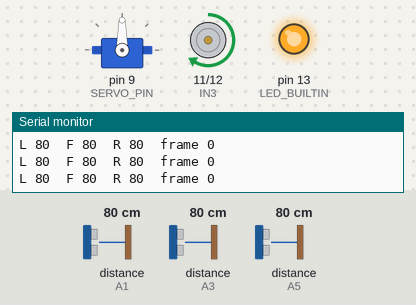
The sketch below on a simulated Arduino Uno, built with avr-gcc and run on an emulated ATmega328P. On the bench: servo, motor-driver pin pairs drawn as motors (green arrow = first pin HIGH = forward, orange = second pin HIGH = backward, longer = more drive, scaled by the enable pin), output pins drawn as LEDs (lit = HIGH), the last lines printed to the serial monitor. Wiring (inferred from the names in the program): 3 × ultrasonic range finder: trigger A0, echo A1 / trigger A2, echo A3 / trigger A4, echo A5. The inputs (shaded band) are chosen by the test bench; at power-on: distance to the obstacle (sensors on A3, A1, A5) 80 cm. The echo pulse lasts 58.3 µs per cm.

Above: at 4.2 s.
4.3 s: distance to the obstacle (sensor on A3) set to 4 cm
At 6.1 s:
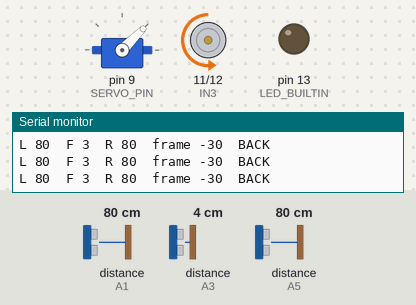
6.4 s: distance to the obstacle (sensor on A1) set to 4 cm
7.9 s: distance to the obstacle (sensor on A1) set to 2 cm
At 10.6 s:
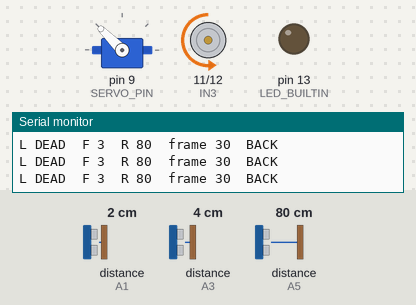
10.9 s: distance to the obstacle (sensor on A5) set to 4 cm
12.5 s: distance to the obstacle (sensor on A5) set to 2 cm
At 13.93 s:
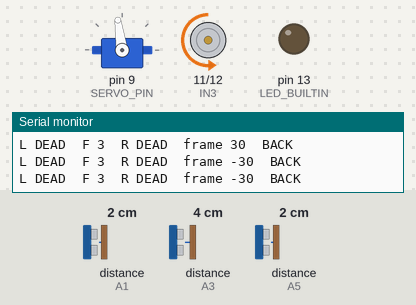
15.5 s: distance to the obstacle (sensor on A3) set to 35 cm
At 18.9 s:
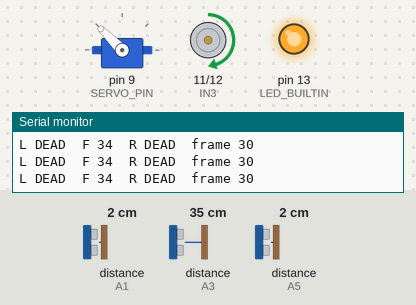
Timing chart, 0 to 19.5 s (numbered marks = the images above; inputs shaded):
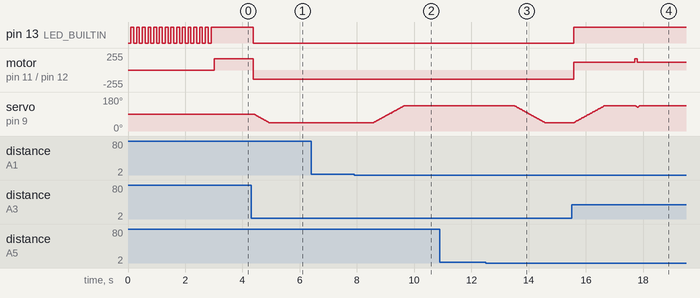

Measured:
- the behaviour switches between 3 and 2 cm on distance to the obstacle (sensor on A1) (found by bisection; images 1 and 2)
- the behaviour switches between 3 and 2 cm on distance to the obstacle (sensor on A5) (found by bisection; images 2 and 3)
- after the input at 4.3 s, pin 13 (LED_BUILTIN): HIGH → LOW after 0.08 s; motor on pin 11 (IN3) / pin 12 (IN4): forward 170/255 → backward 140/255 after 0.08 s; servo on pin 9 (SERVO_PIN): moves from 90° to 45° over 0.52 s, starting after 0.10 s
- after the input at 7.9 s, servo on pin 9 (SERVO_PIN): moves from 45° to 135° over 1.1 s, starting after 0.68 s
- after the input at 12.5 s, servo on pin 9 (SERVO_PIN): moves from 135° to 45° over 1.1 s, starting after 0.99 s
- after the input at 15.5 s, pin 13 (LED_BUILTIN): LOW → HIGH after 0.08 s; motor on pin 11 (IN3) / pin 12 (IN4): backward 140/255 → forward 120/255 after 0.08 s, → forward 170/255 2.1 s later, → forward 120/255 0.09 s later

The sketch:

t150_full.ino
```cpp
// sosny — Т-150, повна логіка. 1 мотор (L298N OUT3/OUT4), серво рами D9, 3 x HC-SR04.
// Лівий A0/A1, передній A2/A3, правий A4/A5. Без кнопки: старт через 3 с.
//
// * Датчик не працює (нема відлуння / сміття 5 разів поспіль) -> вважається "мертвим" і
//   ігнорується: робот поводиться так, ніби там вільно, тобто просто їде вперед.
//   Ожив (3 нормальні виміри поспіль) -> знову враховується.
//   Плата не падає навіть при кривій проводці: TRIG виходом тільки на 12 мкс.
// * Серво їде до цілі плавно, по 1° (SERVO_STEP_MS).
// * Вільно -> їде прямо; стіна збоку ближче SIDE_CM -> трохи ламає раму від неї.
// * Спереду ближче SLOW_CM -> повільно, рама в бік, де більше місця.
// * Спереду ближче STOP_CM -> назад BACK_MS з рамою в інший бік, потім знову вперед.
// Світлодіод L: блимає = старт через 3 с, горить = їде вперед, не горить = назад/стоп.
#include <Servo.h>

// ---- піни ----
const int ENB = 6, IN3 = 11, IN4 = 12;
const int SERVO_PIN = 9;
const int TRIG[3] = {A0, A2, A4};   // лівий, передній, правий
const int ECHO[3] = {A1, A3, A5};
enum { LEFT = 0, FRONT = 1, RIGHT = 2 };

// ---- налаштування ----
const int  SPEED = 170, SPEED_SLOW = 120, SPEED_BACK = 140;   // 0..255
const bool MOTOR_INVERT = false;   // їде назад замість вперед -> true
const int  STOP_CM = 15, SLOW_CM = 35, SIDE_CM = 15;
const unsigned long BACK_MS = 700;

const int  SERVO_CENTER = 90;      // рама рівно (підібрати 85..95)
const int  FRAME_MAX = 30;         // рама ±30°
const int  FRAME_SIDE = 12;        // підрулювання від бічної стіни
const bool SERVO_INVERT = false;   // ламає не в той бік -> true
const unsigned long SERVO_STEP_MS = 12;   // більше = плавніше/повільніше

// ---- стан ----
Servo servo;
int dist[3] = {400, 400, 400};     // для логіки: мертвий датчик = 400 (вільно)
int bad[3] = {0, 0, 0}, good[3] = {0, 0, 0};
bool alive[3] = {true, true, true};
const int FREE = 400;
int sensorIdx = 0;
unsigned long tSensor = 0, tServo = 0, tPrint = 0, backUntil = 0;
int servoNow = SERVO_CENTER, servoTarget = SERVO_CENTER, frameTarget = 0;
bool backing = false;

void motor(int spd) {
  if (MOTOR_INVERT) spd = -spd;
  digitalWrite(IN3, spd > 0);
  digitalWrite(IN4, spd < 0);
  analogWrite(ENB, abs(spd));
}

// TRIG — виходом тільки на час імпульсу, решту часу вхід (безпечно при кривій проводці)
int measure(int i) {
  pinMode(TRIG[i], OUTPUT);
  digitalWrite(TRIG[i], LOW);  delayMicroseconds(2);
  digitalWrite(TRIG[i], HIGH); delayMicroseconds(10);
  digitalWrite(TRIG[i], LOW);
  pinMode(TRIG[i], INPUT);
  long us = pulseIn(ECHO[i], HIGH, 20000);
  return us ? us / 58 : -1;        // -1 = нема відлуння
}

void setFrame(int frame) {        // -FRAME_MAX = вліво, +FRAME_MAX = вправо
  frame = constrain(frame, -FRAME_MAX, FRAME_MAX);
  int s = frame * 3 / 2;           // тяга: серво крутиться в 1.5 раза більше за раму
  if (SERVO_INVERT) s = -s;
  frameTarget = frame;
  servoTarget = SERVO_CENTER + s;
}

void updateServo(unsigned long now) {
  if (now - tServo < SERVO_STEP_MS) return;
  tServo = now;
  if (servoNow < servoTarget) servoNow++;
  else if (servoNow > servoTarget) servoNow--;
  servo.write(servoNow);
}

void updateSensors(unsigned long now) {
  if (now - tSensor < 30) return;   // по одному датчику за раз, щоб не ловили чуже відлуння
  tSensor = now;
  int i = sensorIdx;
  int d = measure(i);
  bool ok = (d >= 2 && d <= 300);          // 2..300 см — схоже на правду
  if (ok) { good[i]++; bad[i] = 0; } else { bad[i]++; good[i] = 0; }
  if (bad[i] >= 5)  alive[i] = false;      // 5 поганих поспіль -> мертвий
  if (good[i] >= 3) alive[i] = true;       // 3 нормальні поспіль -> живий
  if (!alive[i]) dist[i] = FREE;           // мертвий -> ігноруємо (вільно)
  else if (ok)   dist[i] = d;
  else           dist[i] = FREE;           // один поганий вимір -> теж вважаємо вільно
  sensorIdx = (sensorIdx + 1) % 3;
}

void decide(unsigned long now) {
  int l = dist[LEFT], f = dist[FRONT], r = dist[RIGHT];
  int openSide = (l > r) ? -FRAME_MAX : FRAME_MAX;   // куди більше місця

  if (backing) {
    if (now < backUntil) { motor(-SPEED_BACK); return; }
    backing = false;
  }
  if (f < STOP_CM) {                       // впритул -> назад, рама в інший бік
    backing = true;
    backUntil = now + BACK_MS;
    setFrame(-openSide);
    motor(-SPEED_BACK);
  } else if (f < SLOW_CM) {                // близько -> повільно в бік, де місце
    setFrame(openSide);
    motor(SPEED_SLOW);
  } else {                                 // вільно -> прямо, відштовхуємось від бічних стін
    if (l < SIDE_CM && r >= SIDE_CM)      setFrame(FRAME_SIDE);
    else if (r < SIDE_CM && l >= SIDE_CM) setFrame(-FRAME_SIDE);
    else                                  setFrame(0);
    motor(SPEED);
  }
}

void setup() {
  Serial.begin(9600);
  pinMode(ENB, OUTPUT); pinMode(IN3, OUTPUT); pinMode(IN4, OUTPUT);
  for (int i = 0; i < 3; i++) { pinMode(TRIG[i], INPUT); pinMode(ECHO[i], INPUT); }
  pinMode(LED_BUILTIN, OUTPUT);
  motor(0);
  servo.attach(SERVO_PIN);
  servo.write(SERVO_CENTER);
  Serial.println("start in 3 s");
  for (int i = 0; i < 30; i++) { digitalWrite(LED_BUILTIN, i % 2); delay(100); }
}

void loop() {
  unsigned long now = millis();
  updateSensors(now);
  updateServo(now);
  decide(now);
  digitalWrite(LED_BUILTIN, !backing);

  if (now - tPrint > 200) {
    tPrint = now;
    const char *name[3] = {"L ", "  F ", "  R "};
    for (int i = 0; i < 3; i++) {
      Serial.print(name[i]);
      if (alive[i]) Serial.print(dist[i]); else Serial.print("DEAD");
    }
    Serial.print("  frame "); Serial.print(frameTarget);
    Serial.println(backing ? "  BACK" : "");
  }
}
```
